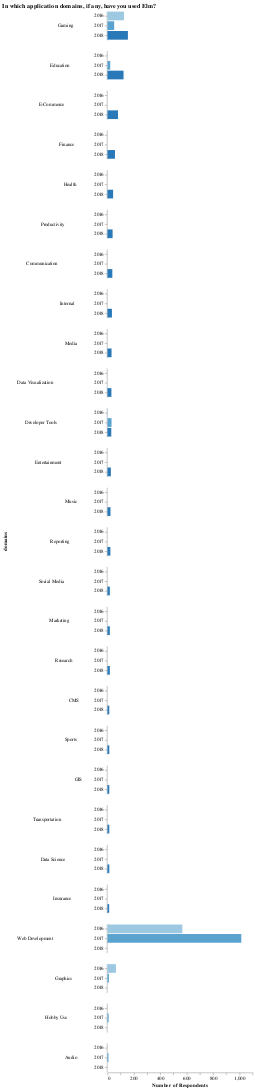

Specify this chart in Vega-Lite:
### Vega-Lite specification from a JSON file in a GitHub repository (floating-point values rounded to 4 significant figures)
{"$schema": "https://vega.github.io/schema/vega-lite/v3.json", "title": "In which application domains, if any, have you used Elm?", "data": {"values": "domains,count,year\nGaming,155,2018\nEducation,122,2018\nE-Commerce,80,2018\nFinance,57,2018\nHealth,43,2018\nProductivity,39,2018\nCommunication,37,2018\nInternal,34,2018\nMedia,31,2018\nData Visualization,30,2018\nDeveloper Tools,29,2018\nEntertainment,26,2018\nMusic,23,2018\nReporting,22,2018\nSocial Media,18,2018\nMarketing,18,2018\nResearch,18,2018\nCMS,14,2018\nSports,14,2018\nGIS,14,2018\nTransportation,14,2018\nData Science,14,2018\nInsurance,13,2018\nWeb Development,1014,2017\nWeb Development,567,2016\nGaming,51,2017\nGaming,125,2016\nDeveloper Tools,31,2017\nDeveloper Tools,2,2016\nEducation,21,2017\nEducation,0,2016\nGraphics,11,2017\nGraphics,64,2016\nHobby Use,9,2017\nHobby Use,0,2016\nAudio,6,2017\nAudio,2,2017\n", "format": {"type": "csv"}}, "config": {"view": {"stroke": "transparent"}, "axis": {"domainWidth": 1}}, "mark": "bar", "encoding": {"row": {"field": "domains", "type": "nominal", "sort": {"field": "count", "order": "descending", "op": "average"}, "header": {"labelAngle": 0}}, "x": {"aggregate": "sum", "field": "count", "type": "quantitative", "axis": {"title": "Number of Respondents", "grid": false}}, "y": {"field": "year", "type": "nominal", "axis": {"title": ""}}, "color": {"field": "year", "type": "ordinal", "legend": null}}}
